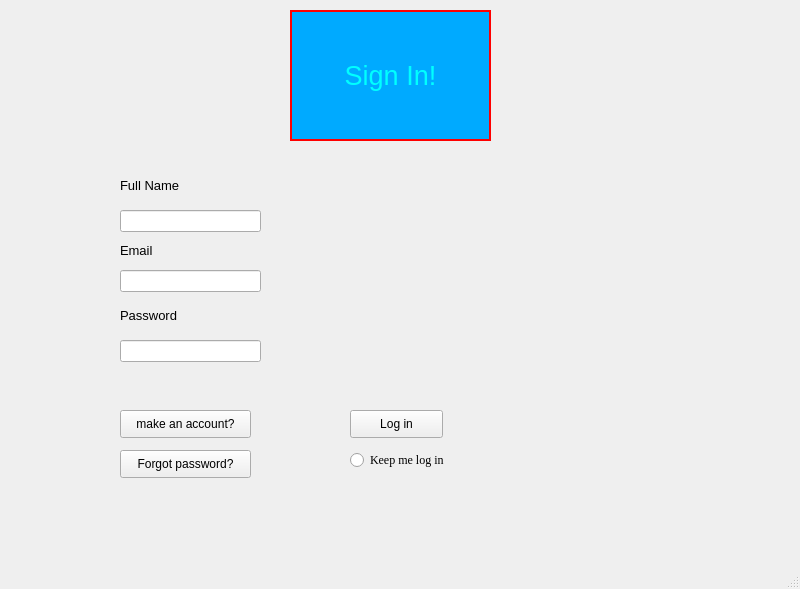
<?xml version="1.0" encoding="UTF-8"?>
<ui version="4.0">
 <class>MainWindow</class>
 <widget class="QMainWindow" name="MainWindow">
  <property name="geometry">
   <rect>
    <x>0</x>
    <y>0</y>
    <width>800</width>
    <height>589</height>
   </rect>
  </property>
  <property name="windowTitle">
   <string>MainWindow</string>
  </property>
  <widget class="QWidget" name="centralwidget">
   <widget class="QPushButton" name="btnforgot">
    <property name="geometry">
     <rect>
      <x>120</x>
      <y>450</y>
      <width>131</width>
      <height>28</height>
     </rect>
    </property>
    <property name="text">
     <string>Forgot password?</string>
    </property>
   </widget>
   <widget class="QPushButton" name="btnsignin">
    <property name="geometry">
     <rect>
      <x>350</x>
      <y>410</y>
      <width>93</width>
      <height>28</height>
     </rect>
    </property>
    <property name="text">
     <string>Log in</string>
    </property>
   </widget>
   <widget class="QRadioButton" name="radioButton">
    <property name="geometry">
     <rect>
      <x>350</x>
      <y>450</y>
      <width>151</width>
      <height>20</height>
     </rect>
    </property>
    <property name="font">
     <font>
      <family>Times New Roman</family>
     </font>
    </property>
    <property name="text">
     <string>Keep me log in</string>
    </property>
   </widget>
   <widget class="QLineEdit" name="txtfullname">
    <property name="geometry">
     <rect>
      <x>120</x>
      <y>210</y>
      <width>141</width>
      <height>22</height>
     </rect>
    </property>
    <property name="placeholderText">
     <string/>
    </property>
   </widget>
   <widget class="QLineEdit" name="txtemail">
    <property name="geometry">
     <rect>
      <x>120</x>
      <y>270</y>
      <width>141</width>
      <height>22</height>
     </rect>
    </property>
    <property name="echoMode">
     <enum>QLineEdit::Normal</enum>
    </property>
    <property name="placeholderText">
     <string/>
    </property>
   </widget>
   <widget class="QLabel" name="label_3">
    <property name="geometry">
     <rect>
      <x>290</x>
      <y>10</y>
      <width>201</width>
      <height>131</height>
     </rect>
    </property>
    <property name="palette">
     <palette>
      <active>
       <colorrole role="WindowText">
        <brush brushstyle="SolidPattern">
         <color alpha="255">
          <red>0</red>
          <green>255</green>
          <blue>255</blue>
         </color>
        </brush>
       </colorrole>
       <colorrole role="Button">
        <brush brushstyle="SolidPattern">
         <color alpha="255">
          <red>0</red>
          <green>170</green>
          <blue>255</blue>
         </color>
        </brush>
       </colorrole>
       <colorrole role="Text">
        <brush brushstyle="SolidPattern">
         <color alpha="255">
          <red>0</red>
          <green>255</green>
          <blue>255</blue>
         </color>
        </brush>
       </colorrole>
       <colorrole role="ButtonText">
        <brush brushstyle="SolidPattern">
         <color alpha="255">
          <red>0</red>
          <green>255</green>
          <blue>255</blue>
         </color>
        </brush>
       </colorrole>
       <colorrole role="Base">
        <brush brushstyle="SolidPattern">
         <color alpha="255">
          <red>0</red>
          <green>170</green>
          <blue>255</blue>
         </color>
        </brush>
       </colorrole>
       <colorrole role="Window">
        <brush brushstyle="SolidPattern">
         <color alpha="255">
          <red>0</red>
          <green>170</green>
          <blue>255</blue>
         </color>
        </brush>
       </colorrole>
      </active>
      <inactive>
       <colorrole role="WindowText">
        <brush brushstyle="SolidPattern">
         <color alpha="255">
          <red>0</red>
          <green>255</green>
          <blue>255</blue>
         </color>
        </brush>
       </colorrole>
       <colorrole role="Button">
        <brush brushstyle="SolidPattern">
         <color alpha="255">
          <red>0</red>
          <green>170</green>
          <blue>255</blue>
         </color>
        </brush>
       </colorrole>
       <colorrole role="Text">
        <brush brushstyle="SolidPattern">
         <color alpha="255">
          <red>0</red>
          <green>255</green>
          <blue>255</blue>
         </color>
        </brush>
       </colorrole>
       <colorrole role="ButtonText">
        <brush brushstyle="SolidPattern">
         <color alpha="255">
          <red>0</red>
          <green>255</green>
          <blue>255</blue>
         </color>
        </brush>
       </colorrole>
       <colorrole role="Base">
        <brush brushstyle="SolidPattern">
         <color alpha="255">
          <red>0</red>
          <green>170</green>
          <blue>255</blue>
         </color>
        </brush>
       </colorrole>
       <colorrole role="Window">
        <brush brushstyle="SolidPattern">
         <color alpha="255">
          <red>0</red>
          <green>170</green>
          <blue>255</blue>
         </color>
        </brush>
       </colorrole>
      </inactive>
      <disabled>
       <colorrole role="WindowText">
        <brush brushstyle="SolidPattern">
         <color alpha="255">
          <red>0</red>
          <green>255</green>
          <blue>255</blue>
         </color>
        </brush>
       </colorrole>
       <colorrole role="Button">
        <brush brushstyle="SolidPattern">
         <color alpha="255">
          <red>0</red>
          <green>170</green>
          <blue>255</blue>
         </color>
        </brush>
       </colorrole>
       <colorrole role="Text">
        <brush brushstyle="SolidPattern">
         <color alpha="255">
          <red>0</red>
          <green>255</green>
          <blue>255</blue>
         </color>
        </brush>
       </colorrole>
       <colorrole role="ButtonText">
        <brush brushstyle="SolidPattern">
         <color alpha="255">
          <red>0</red>
          <green>255</green>
          <blue>255</blue>
         </color>
        </brush>
       </colorrole>
       <colorrole role="Base">
        <brush brushstyle="SolidPattern">
         <color alpha="255">
          <red>0</red>
          <green>170</green>
          <blue>255</blue>
         </color>
        </brush>
       </colorrole>
       <colorrole role="Window">
        <brush brushstyle="SolidPattern">
         <color alpha="255">
          <red>0</red>
          <green>170</green>
          <blue>255</blue>
         </color>
        </brush>
       </colorrole>
      </disabled>
     </palette>
    </property>
    <property name="font">
     <font>
      <family>Arial</family>
      <pointsize>20</pointsize>
     </font>
    </property>
    <property name="styleSheet">
     <string notr="true">QLabel {
    background-color: #00aaff;
    color: #00ffff;            
    border: 2px solid #FF0000;;                         
}
</string>
    </property>
    <property name="text">
     <string>Sign In!</string>
    </property>
    <property name="alignment">
     <set>Qt::AlignCenter</set>
    </property>
   </widget>
   <widget class="QLabel" name="label_4">
    <property name="geometry">
     <rect>
      <x>120</x>
      <y>150</y>
      <width>141</width>
      <height>71</height>
     </rect>
    </property>
    <property name="font">
     <font>
      <family>Arial</family>
      <pointsize>10</pointsize>
     </font>
    </property>
    <property name="text">
     <string>Full Name</string>
    </property>
   </widget>
   <widget class="QLabel" name="label_5">
    <property name="geometry">
     <rect>
      <x>120</x>
      <y>230</y>
      <width>141</width>
      <height>41</height>
     </rect>
    </property>
    <property name="font">
     <font>
      <family>Arial</family>
      <pointsize>10</pointsize>
     </font>
    </property>
    <property name="text">
     <string>Email</string>
    </property>
   </widget>
   <widget class="QLabel" name="label_6">
    <property name="geometry">
     <rect>
      <x>120</x>
      <y>280</y>
      <width>141</width>
      <height>71</height>
     </rect>
    </property>
    <property name="font">
     <font>
      <family>Arial</family>
      <pointsize>10</pointsize>
     </font>
    </property>
    <property name="text">
     <string>Password</string>
    </property>
   </widget>
   <widget class="QLineEdit" name="txtpassword">
    <property name="geometry">
     <rect>
      <x>120</x>
      <y>340</y>
      <width>141</width>
      <height>22</height>
     </rect>
    </property>
    <property name="echoMode">
     <enum>QLineEdit::Password</enum>
    </property>
    <property name="placeholderText">
     <string/>
    </property>
   </widget>
   <widget class="QPushButton" name="btnmaa">
    <property name="geometry">
     <rect>
      <x>120</x>
      <y>410</y>
      <width>131</width>
      <height>28</height>
     </rect>
    </property>
    <property name="text">
     <string>make an account?</string>
    </property>
   </widget>
  </widget>
  <widget class="QMenuBar" name="menubar">
   <property name="geometry">
    <rect>
     <x>0</x>
     <y>0</y>
     <width>800</width>
     <height>26</height>
    </rect>
   </property>
  </widget>
  <widget class="QStatusBar" name="statusbar"/>
 </widget>
 <resources/>
 <connections/>
</ui>
